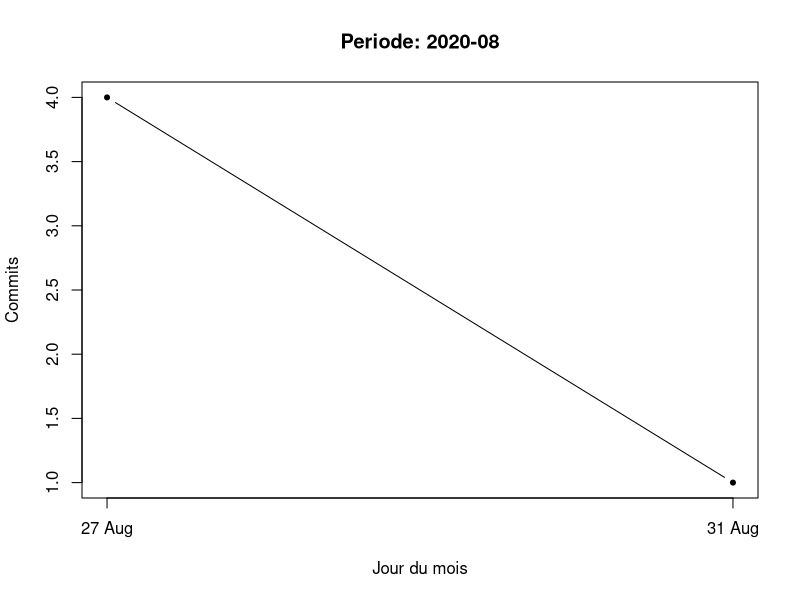
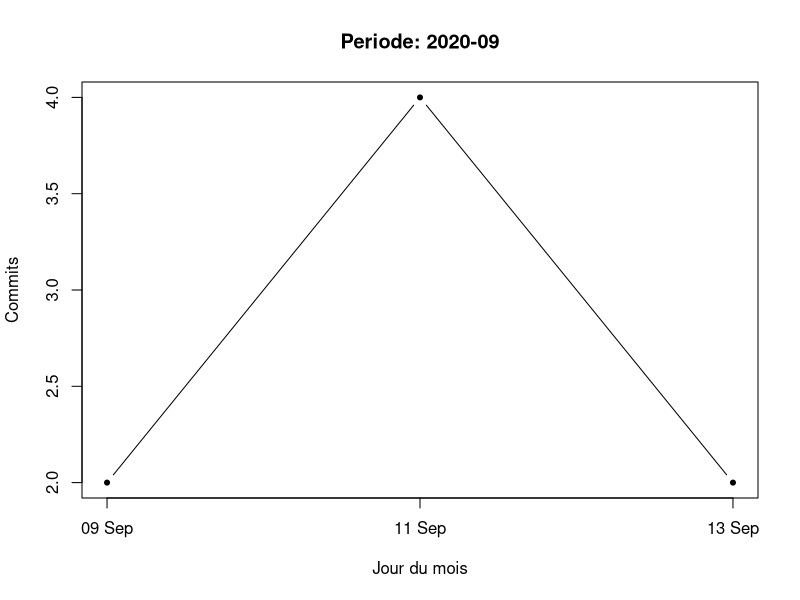
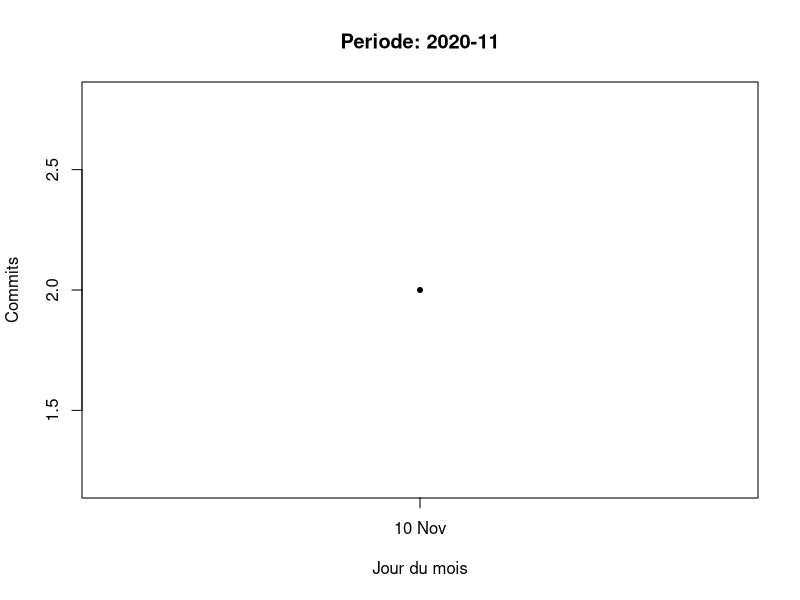
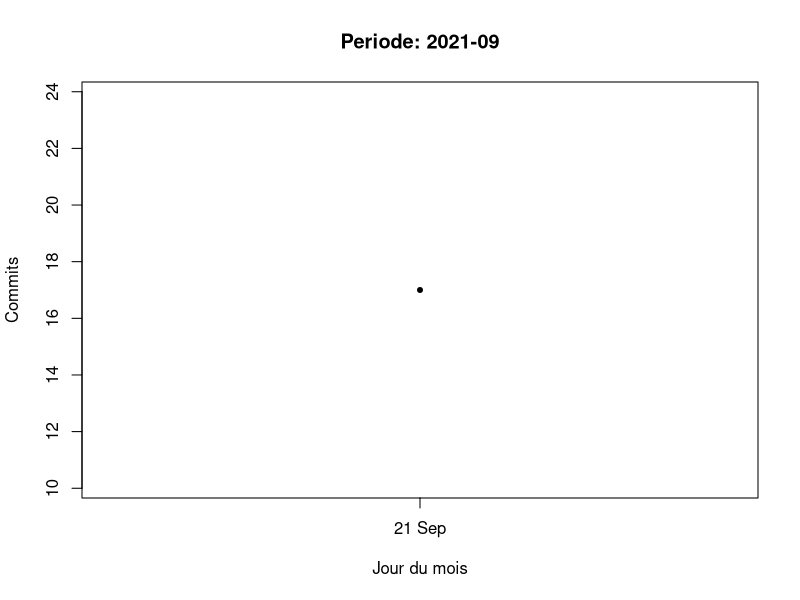
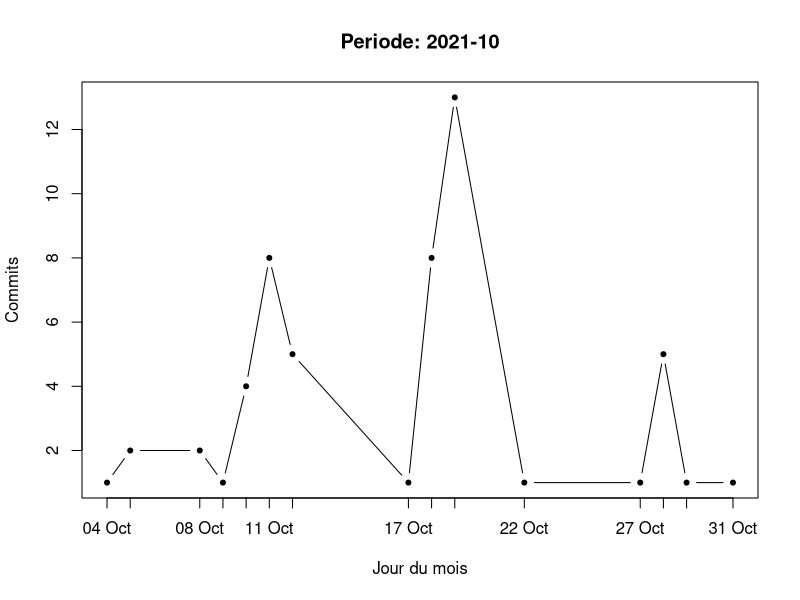
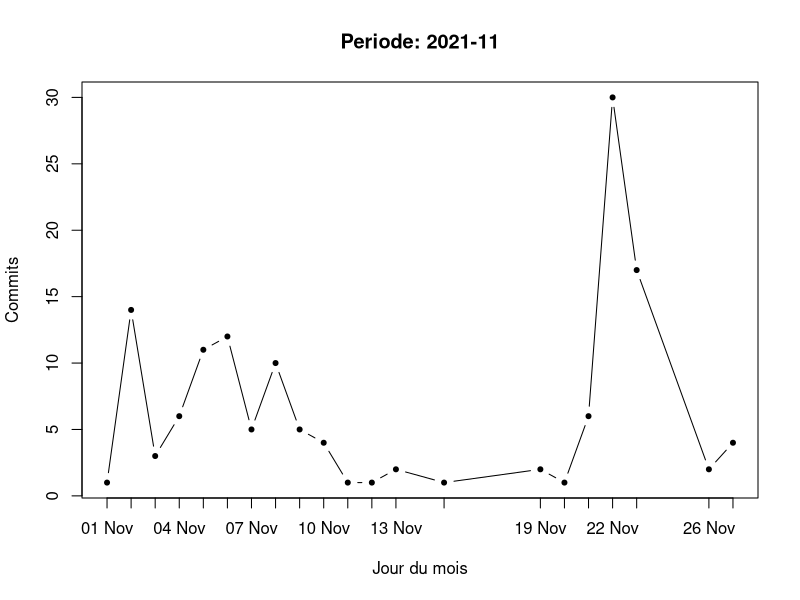
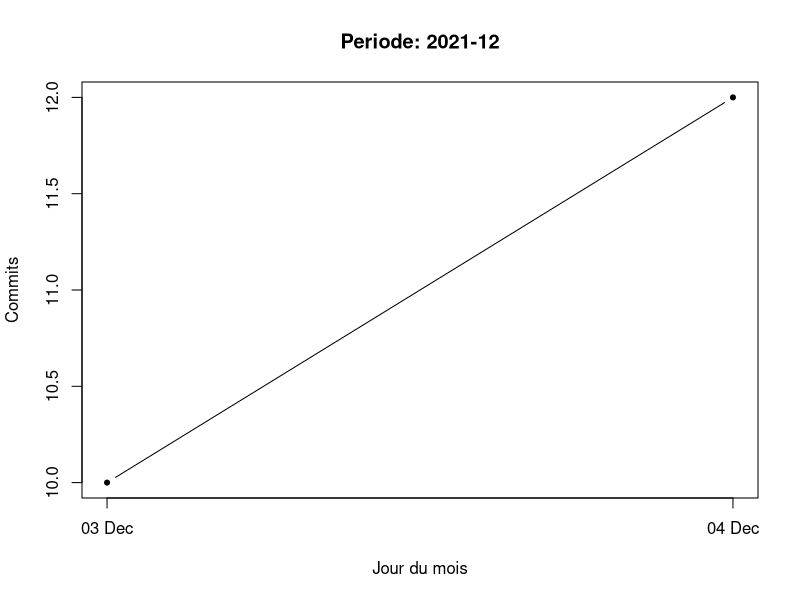

These charts were generated, in order, by the following R code:
# get data from file
# column 1 is labels (row names)
w <- getwd() 
#setwd("../")
w
#setwd("/Users/cyprien/visulog/cli/.visulogRTempFiles")
setwd(".visulogRTempFiles")
#z <- paste(w,".visulogRTempFiles",sep="/")
x <- read.table("commitsPerDate.txt", header = FALSE)

colnames(x) <- c("Date", "nb")

#x <- data.frame(Date = as.character(row.names(x)), x)

attach(x)

# handling Date with local system time


Sys.getlocale("LC_TIME")
dt <- as.Date(Date, "%Y-%m-%d") # convert to Date

setwd("../")
setwd(".graphs")
# output plots to files in pdf
ymt <- substr(Date, 1, 7)
ind <- table(ymt)
nl <- length(ind) # nb of months in data
start <- 1
for (i in 1:nl) { # for each year-month
  dtfig <- dt[start:(start + ind[i]-1)]
  nbfig <- nb[start:(start + ind[i]-1)]
  fname <- paste("CommitsPerDate_",i,".pdf", sep="")
  pdf(file = fname, width=9, height=7) # 1920/1080 full HD png
  plot(dtfig, nbfig, type="b", pch = 20, xaxt = "n", xlab = "Jour du mois", ylab="Commits")
  axis.Date(1, at = dtfig, format = "%d %b", cex.axis=1)  # set %B for full months
  title(paste("Periode:", names(ind[i])))
  dev.off() # close file
  start <- start + ind[i]
}




